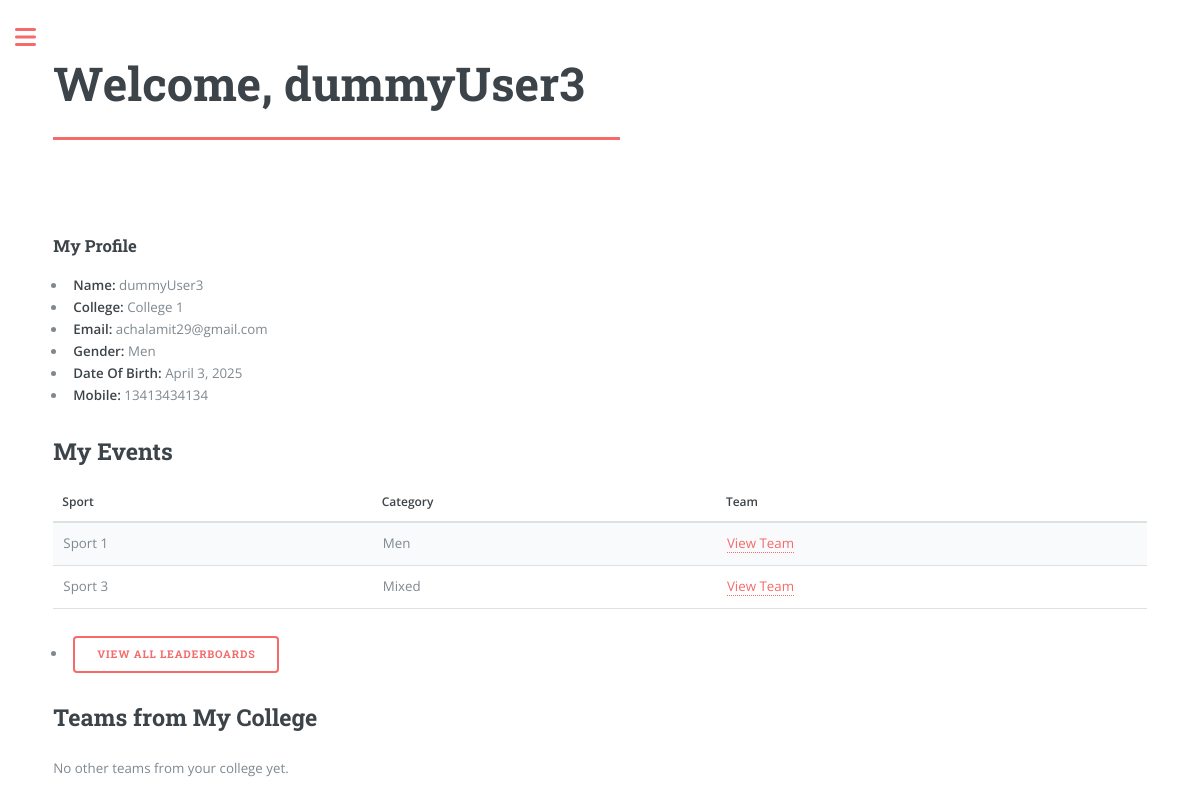
Page /dashboard/ (signed in) on the committed database.
### participants/models.py (models this page shows, shortened)
class User(AbstractUser):
    gender_choices = [
        ('Men', 'Men'),
        ('Women', 'Women'),
    ]
    name = models.CharField(max_length=100)
    gender = models.CharField(max_length=5, choices=gender_choices, null=True, blank=True)
    dob = models.DateField(null=True, blank=True)
    mobile = models.CharField(max_length=15, null=True, blank=True)
    college = models.ForeignKey(College, on_delete=models.SET_NULL, null=True, blank=True)
    is_organizer = models.BooleanField(default=False)
    is_participant = models.BooleanField(default=True)
    profile_complete = models.BooleanField(default=False)
    is_banned = models.BooleanField(default=False)
    def is_profile_complete(self):
        required_fields = [self.name, self.gender, self.dob, self.mobile, self.college]
        return all(required_fields)

class College(models.Model):
    name = models.CharField(max_length=100, unique=True)

class Event(models.Model):
    GENDER_CHOICES = [('Men', 'Men'), ('Women', 'Women'), ('Mixed', 'Mixed')]
    sport = models.ForeignKey(Sport, on_delete=models.CASCADE)
    gender = models.CharField(max_length=10, choices=GENDER_CHOICES)
    max_team_size = models.PositiveIntegerField()

class Sport(models.Model):
    name = models.CharField(max_length=100)

### participants/views.py (the view)
# urls.py: path('dashboard/', participant_dashboard, name='participant_dashboard'),
@login_required
@complete_profile_required
def participant_dashboard(request):
    user = request.user
    participant_teams = Team.objects.filter(teammembership__participant=user)
    events_joined = Event.objects.filter(team__in=participant_teams).distinct()
    college_teams = Team.objects.filter(college=user.college).exclude(teammembership__participant=user).distinct()
    return render(request, 'participants/participant_dashboard.html', {
        'user': user,
        'events_joined': events_joined,
        'college_teams': college_teams,
    })

### participants/views.py (called while the page is built)
def complete_profile_required(view_func):
    @wraps(view_func)
    def _wrapped_view(request, *args, **kwargs):
        user = request.user
        if user.is_authenticated and user.is_participant:
            if not user.is_profile_complete():
                return redirect('complete_profile')  # URL name of the profile form
        return view_func(request, *args, **kwargs)
    return _wrapped_view

### participants/templates/participants/participant_dashboard.html (shortened to what this page needs)
{% extends 'participants/base_dashboard.html' %}
{% block content %}
<section class="max-w-7xl mx-auto mt-8 px-4">
  <header class="major mb-6">
    <h1 class="text-3xl font-semibold">Welcome, {{ user.name }}</h1>
  </header>
  <div class="bg-white p-6 rounded-lg shadow-lg mb-8">
    <h3 class="text-xl font-semibold mb-4">My Profile</h3>
    <ul class="space-y-2 text-gray-700">
      <li><strong class="font-medium">Name:</strong> {{ user.name }}</li>
      <li><strong class="font-medium">College:</strong> {{ user.college.name }}</li>
      <li><strong class="font-medium">Email:</strong> {{ user.email }}</li>
      <li><strong class="font-medium">Gender:</strong> {{ user.gender }}</li>
      <li><strong class="font-medium">Date Of Birth:</strong> {{ user.dob }}</li>
      <li><strong class="font-medium">Mobile:</strong> {{ user.mobile }}</li>
    </ul>
  </div>
  <h2 class="text-2xl font-semibold mb-4">My Events</h2>
  {% if events_joined %}
    <div class="overflow-x-auto bg-white shadow-md rounded-lg border border-gray-200">
      <table class="min-w-full table-auto">
        <thead>
          <tr class="bg-gray-100">
            <th class="px-6 py-3 text-left font-medium text-gray-700">Sport</th>
            <th class="px-6 py-3 text-left font-medium text-gray-700">Category</th>
            <th class="px-6 py-3 text-left font-medium text-gray-700">Team</th>
          </tr>
        </thead>
        <tbody>
          {% for event in events_joined %}
          <tr class="border-t border-gray-200">
            <td class="px-6 py-4">{{ event.sport.name }}</td>
            <td class="px-6 py-4">{{ event.get_gender_display }}</td>
            <td class="px-6 py-4">
              <a href="{% url 'view_my_team' event.id %}" class="inline-block px-4 py-2 bg-blue-600 text-white rounded hover:bg-blue-700 transition">View Team</a>
            </td>
          </tr>
          {% endfor %}
        </tbody>
      </table>
      <ul>
      <li><a href="{% url 'all_leaderboards' %}" class="button">View All Leaderboards</a></li>
      </ul>
    </div>
  {% else %}
    <p class="text-gray-600 italic">You haven't joined any events yet.</p>
    <a href="{% url 'join_events' %}" class="inline-block mt-4 px-6 py-2 bg-gray-600 text-white rounded hover:bg-gray-700 transition">Join an Event</a>
  {% endif %}
<h2 class="text-2xl font-semibold mt-10 mb-4">Teams from My College</h2>
{% if college_teams %}
  <div class="overflow-x-auto bg-white shadow-md rounded-lg border border-gray-200">
    <table class="min-w-full table-auto">
      <thead>
        <tr class="bg-gray-100">
          <th class="px-6 py-3 text-left font-medium text-gray-700">Event</th>
          <th class="px-6 py-3 text-left font-medium text-gray-700">Players</th>
        </tr>
      </thead>
      <tbody>
        {% for team in college_teams %}
        <tr class="border-t border-gray-200">
          <td class="px-6 py-4">{{ team.event.sport.name }} - {{ team.event.get_gender_display }}</td>
          <td class="px-6 py-4">
            {% for membership in team.teammembership_set.all %}
              {{ membership.participant.name }}{% if not forloop.last %}, {% endif %}
            {% endfor %}
          </td>
        </tr>
        {% endfor %}
      </tbody>
    </table>
  </div>
{% else %}
  <p class="text-gray-600 italic">No other teams from your college yet.</p>
{% endif %}
</section>
{% endblock %}

### participants/static/participants/css/main.css (style rules this page uses)
html, body, div, span, applet, object, iframe, h1, h2, h3, h4, h5, h6, p, blockquote, pre, a, abbr, acronym, address, big, cite, code, del, dfn, em, img, ins, kbd, q, s, samp, small, strike, strong, sub, sup, tt, var, b, u, i, center, dl, dt, dd, ol, ul, li, fieldset, form, label, legend, table, caption, tbody, tfoot, thead, tr, th, td, article, aside, canvas, details, embed, figure, figcaption, footer, header, hgroup, menu, nav, output, ruby, section, summary, time, mark, audio, video { margin: 0; padding: 0; border: 0; font-size: 100%; font: inherit; vertical-align: baseline; }
article, aside, details, figcaption, figure, footer, header, hgroup, menu, nav, section { display: block; }
body { line-height: 1; }
ol, ul { list-style: none; }
table { border-collapse: collapse; border-spacing: 0; }
body { -webkit-text-size-adjust: none; }
body { -ms-overflow-style: scrollbar; }
html { box-sizing: border-box; }
*, *:before, *:after { box-sizing: inherit; }
body { background: #ffffff; }
body, input, select, textarea { color: #7f888f; font-family: "Open Sans", sans-serif; font-size: 13pt; font-weight: 400; line-height: 1.65; }
@media screen and (max-width: 1680px) { body, input, select, textarea { font-size: 11pt; } }
@media screen and (max-width: 1280px) { body, input, select, textarea { font-size: 10pt; } }
a { -moz-transition: color 0.2s ease-in-out, border-bottom-color 0.2s ease-in-out; -webkit-transition: color 0.2s ease-in-out, border-bottom-color 0.2s ease-in-out; -ms-transition: color 0.2s ease-in-out, border-bottom-color 0.2s ease-in-out; transition: color 0.2s ease-in-out, border-bottom-color 0.2s ease-in-out; border-bottom: dotted 1px; color: #f56a6a; text-decoration: none; }
strong, b { color: #3d4449; font-weight: 600; }
p { margin: 0 0 2em 0; }
h1, h2, h3, h4, h5, h6 { color: #3d4449; font-family: "Roboto Slab", serif; font-weight: 700; line-height: 1.5; margin: 0 0 1em 0; }
h1 { font-size: 4em; margin: 0 0 0.5em 0; line-height: 1.3; }
h2 { font-size: 1.75em; }
h3 { font-size: 1.25em; }
@media screen and (max-width: 1680px) { h1 { font-size: 3.5em; } }
header.major > :last-child { border-bottom: solid 3px #f56a6a; display: inline-block; margin: 0 0 2em 0; padding: 0 0.75em 0.5em 0; }
ul { list-style: disc; margin: 0 0 2em 0; padding-left: 1em; }
ul li { padding-left: 0.5em; }
table { margin: 0 0 2em 0; width: 100%; }
table tbody tr { border: solid 1px rgba(210, 215, 217, 0.75); border-left: 0; border-right: 0; }
table tbody tr:nth-child(2n + 1) { background-color: rgba(230, 235, 237, 0.25); }
table td { padding: 0.75em 0.75em; }
table th { color: #3d4449; font-size: 0.9em; font-weight: 600; padding: 0 0.75em 0.75em 0.75em; text-align: left; }
table thead { border-bottom: solid 2px rgba(210, 215, 217, 0.75); }
input[type="submit"], input[type="reset"], input[type="button"], button, .button { -moz-appearance: none; -webkit-appearance: none; -ms-appearance: none; appearance: none; -moz-transition: background-color 0.2s ease-in-out, color 0.2s ease-in-out; -webkit-transition: background-color 0.2s ease-in-out, color 0.2s ease-in-out; -ms-transition: background-color 0.2s ease-in-out, color 0.2s ease-in-out; transition: background-color 0.2s ease-in-out, color 0.2s ease-in-out; background-color: transparent; border-radius: 0.375em; border: 0; box-shadow: inset 0 0 0 2px #f56a6a; color: #f56a6a !important; cursor: pointer; display: inline-block; font-family: "Roboto Slab", serif; font-size: 0.8em; font-weight: 700; height: 3.5em; letter-spacing: 0.075em; line-height: 3.5em; padding: 0 2.25em; text-align: center; text-decoration: none; text-transform: uppercase; white-space: nowrap; }
#main > .inner > section { padding: 6em 0 4em 0 ; border-top: solid 2px rgba(210, 215, 217, 0.75); }
#main > .inner > section:first-of-type { border-top: 0 !important; }
@media screen and (max-width: 1680px) { #main > .inner > section { padding: 5em 0 3em 0 ; } }
@media screen and (max-width: 1280px) { #main > .inner > section { padding: 4em 0 2em 0 ; } }

### rows in the picture
User: name "dummyUser3", college.name "College 1", email "achalamit29@gmail.com", gender "Men", dob "April 3, 2025", mobile "13413434134"
Event: sport.name "Sport 1", gender "Men"
Event: sport.name "Sport 3", gender "Mixed"
